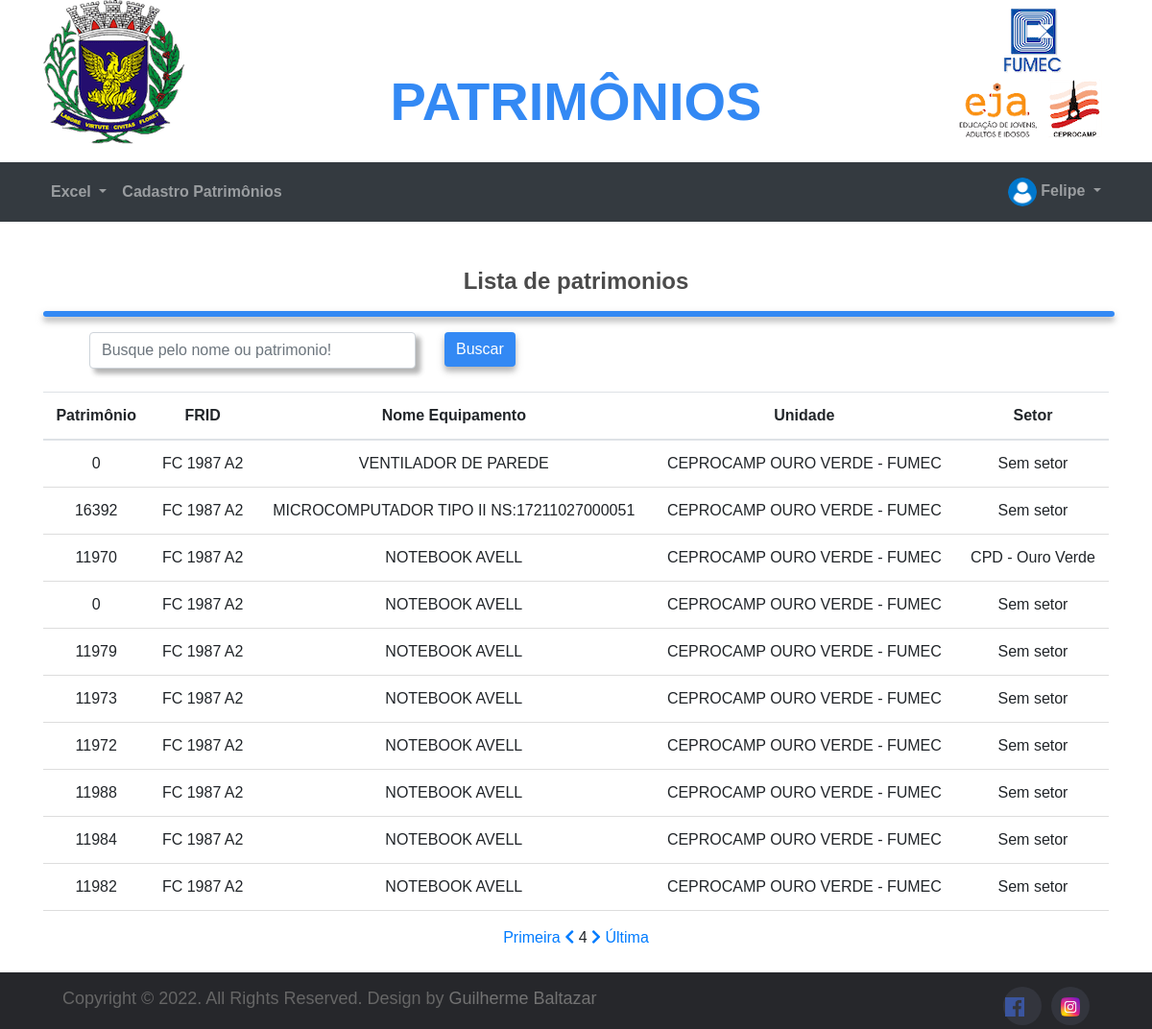
Page /Patrimonios/patrimonios/?pagina=4 (signed in) on the committed database.
### tables this page shows
CREATE TABLE `patrimonio` (
  `id` int(11) NOT NULL,
  `usuario` varchar(50) NOT NULL DEFAULT 'Sem Usuário',
  `coordenada` varchar(50) NOT NULL DEFAULT 'Sem coordenada',
  `equipamento` varchar(50) NOT NULL,
  `qtd` int(250) DEFAULT '1',
  `frid` varchar(41) NOT NULL DEFAULT 'Sem ID',
  `patrimonio` int(50) NOT NULL DEFAULT '00000',
  `serie` varchar(50) NOT NULL DEFAULT 'S/N',
  `setor` varchar(50) NOT NULL DEFAULT 'Sem setor',
  `unidade` varchar(50) NOT NULL,
  `data` datetime DEFAULT CURRENT_TIMESTAMP,
  `observacao` varchar(250) DEFAULT 'Sem observações'
);

### Patrimonios/patrimonios/index.php (the view, shortened to what this page needs)
<?php
include_once("../ConexaoBd/config.php");
if (!empty($_GET['search'])) {
    $data = $_GET['search'];
    $sql = "SELECT * FROM `patrimonio` WHERE patrimonio LIKE ? OR equipamento LIKE ? OR setor LIKE ?  OR unidade LIKE ? OR frid LIKE ? ORDER BY `id` DESC";
    $stmt = $conexao->prepare($sql);
    $stmt->bind_param('sssss', $data, $data, $data, $data, $data);
    $stmt->execute();
    $result = $stmt->get_result();
} else {
    $pagina = 1;
    if (isset($_GET['pagina']))
        $pagina = filter_input(INPUT_GET, "pagina", FILTER_VALIDATE_INT);
    $limite = 10;
    $inicio = ($pagina * $limite) - $limite;
    $registros = $conexao->query("SELECT COUNT(id) as count FROM patrimonio")->fetch_assoc()["count"];
    $paginasT = ceil($registros / $limite);
    $query = "SELECT * FROM patrimonio ORDER BY id DESC LIMIT $inicio, $limite";
    $result = $conexao->query($query);
}
?>
<?php include 'header-menu.php' ?>
<body>
    <br>
    <br>
    <div class="container">
        <div class="text-center">
            <h4 class="bold">Lista de patrimonios</h4>
            <hr class="hr3">
        </div>
        <div class="row">
            <div class="row col-12 justify-content-between">
                <div class="ml-5 col-8">
                    <div class="row box-search d-flex justify-content-between">
                        <div class="col-6">
                            <input type="text" id="pesquisar" style="box-shadow: rgba(75, 75, 75, 0.25) 5px 5px 5px, rgba(75, 75, 75, 0.22) 5px 5px 5px;" class="form-control" size="45" name="pesquisa" autocomplete="off" placeholder="Busque pelo nome ou patrimonio!">
                        </div>
                        <div class="col-6">
                            <button type="search" onclick="searchData()" class="btn btn-primary">Buscar</button>
                        </div>
                    </div>
                </div>
                <div class="ml-3 col-2">
                </div>
            </div>
        </div>
    </div>
    <br>
    <div class="container">
        <table class="table table-hover ">
            <thead>
                <tr>
                    <th class="text-center">Patrimônio</th>
                    <th class="text-center">FRID</th>
                    <th class="text-center">Nome Equipamento</th>
                    <th class="text-center">Unidade</th>
                    <th class="text-center">Setor</th>
                </tr>
            </thead>
            <tbody>
                <?php foreach ($result as $rows) : ?>
                    <tr>
                        <td class="text-center"><?php echo $rows['patrimonio']; ?></td>
                        <td class="text-center"><?php echo $rows['frid']; ?></td>
                        <td class="text-center"><?php echo $rows['equipamento']; ?></td>
                        <td class="text-center"><?php echo $rows['unidade']; ?></td>
                        <td class="text-center"><?php echo $rows['setor']; ?></td>
                    </tr>
                <?php endforeach; ?>
            </tbody>
        </table>
        <div class="container">
    <div class="col-12 text-center">
        <a href="?pagina=1">Primeira</a>
        <?php if ($pagina > 1): ?>
            <a href="?pagina=<?= $pagina - 1 ?>"><i class="fas fa-chevron-left"></i></a>
        <?php endif; ?>
        <?= $pagina ?>
        <?php if ($pagina < $paginasT): ?>
            <a href="?pagina=<?= $pagina + 1 ?>"><i class="fas fa-chevron-right"></i></a>
        <?php endif; ?>
        <a href="?pagina=<?= $paginasT ?>">Última</a>
    </div>
</div>
    </div>
    <br>
</body>
<?php include 'footer.php' ?>

### Patrimonios/CSS/Principal.css (style rules this page uses)
* { margin: 0px; padding: 0px; box-sizing: border-box; }
html { scroll-behavior: smooth; }
.bold { font-weight: bold; color: rgb(75, 75, 75); }
th, td { border-bottom: 1px solid #ddd; padding: 15px; }
.hr3 { width: 100%; border: solid; color: #3389F4FF; border-radius: 10px; box-shadow: rgba(75, 75, 75, 0.25) 0px 4px 8px, rgba(75, 75, 75, 0.22) 0px 5px 5px; }
.btn-primary { background-color: #3389F4; border: #348af4b3; box-shadow: rgba(75, 75, 75, 0.25) 0px 4px 8px, rgba(75, 75, 75, 0.22) 0px 5px 5px; }
body { font-family: "Montserrat", sans-serif; }

### rows in the picture
patrimonio: patrimonio "0", frid "FC 1987 A2", equipamento "VENTILADOR DE PAREDE", unidade "CEPROCAMP OURO VERDE - FUMEC", setor "Sem setor"
patrimonio: patrimonio "16392", frid "FC 1987 A2", equipamento "MICROCOMPUTADOR TIPO II NS:17211027000051", unidade "CEPROCAMP OURO VERDE - FUMEC", setor "Sem setor"
patrimonio: patrimonio "11970", frid "FC 1987 A2", equipamento "NOTEBOOK AVELL", unidade "CEPROCAMP OURO VERDE - FUMEC", setor "CPD - Ouro Verde"
patrimonio: patrimonio "0", frid "FC 1987 A2", equipamento "NOTEBOOK AVELL", unidade "CEPROCAMP OURO VERDE - FUMEC", setor "Sem setor"
patrimonio: patrimonio "11979", frid "FC 1987 A2", equipamento "NOTEBOOK AVELL", unidade "CEPROCAMP OURO VERDE - FUMEC", setor "Sem setor"
patrimonio: patrimonio "11973", frid "FC 1987 A2", equipamento "NOTEBOOK AVELL", unidade "CEPROCAMP OURO VERDE - FUMEC", setor "Sem setor"
patrimonio: patrimonio "11972", frid "FC 1987 A2", equipamento "NOTEBOOK AVELL", unidade "CEPROCAMP OURO VERDE - FUMEC", setor "Sem setor"
patrimonio: patrimonio "11988", frid "FC 1987 A2", equipamento "NOTEBOOK AVELL", unidade "CEPROCAMP OURO VERDE - FUMEC", setor "Sem setor"
patrimonio: patrimonio "11984", frid "FC 1987 A2", equipamento "NOTEBOOK AVELL", unidade "CEPROCAMP OURO VERDE - FUMEC", setor "Sem setor"
patrimonio: patrimonio "11982", frid "FC 1987 A2", equipamento "NOTEBOOK AVELL", unidade "CEPROCAMP OURO VERDE - FUMEC", setor "Sem setor"

### other values in the picture
$_SESSION['nome'] "Felipe"
$pagina "4"
